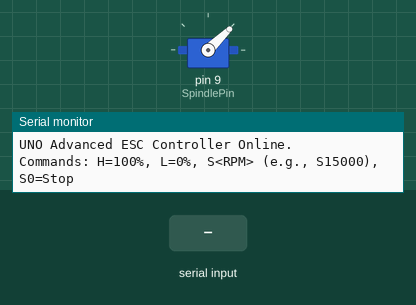
This sketch was run on a simulated Arduino Uno, built with avr-gcc and run on an emulated ATmega328P. Parts: servo, the last lines printed to the serial monitor. The test bench sets the inputs (shaded band).

Above: at 1.2 s.
1.3 s: "h90\n" received over Serial
At 2.4 s:
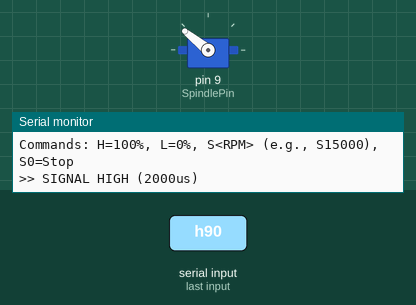
2.8 s: "s90\n" received over Serial
At 3.6 s:
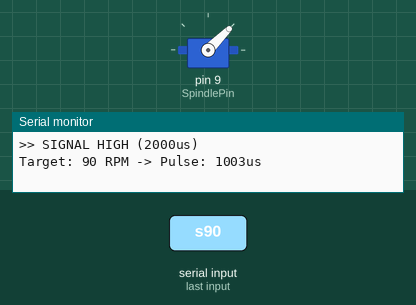
4.3 s: "h,45\n" received over Serial
At 4.6 s:
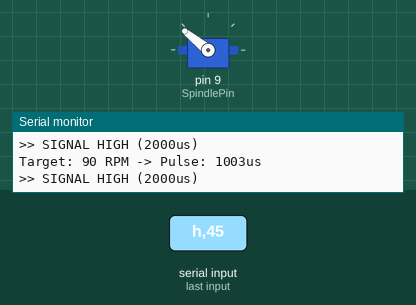
5.8 s: "s,45\n" received over Serial
At 7.1 s:
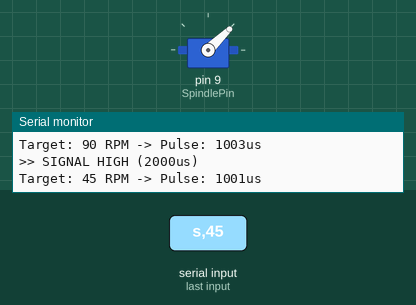
Timing chart, 0 to 8.3 s (numbered marks = the images above; inputs shaded):
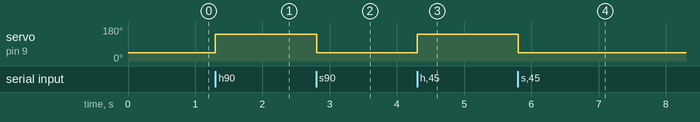

Measured:
- after the input at 1.3 s, servo on pin 9 (SpindlePin): 44° → 141° at once
- after the input at 2.8 s, servo on pin 9 (SpindlePin): 141° → 45° at once
- after the input at 4.3 s, servo on pin 9 (SpindlePin): 45° → 141° at once
- after the input at 5.8 s, servo on pin 9 (SpindlePin): 141° → 44° at once

The sketch:

esc_reprogram.ino
```cpp
#include <Servo.h>

static const int SpindlePin = 9;
static const long MaxRpm = 26400;
static Servo SpindleServo;

void setup() {
    Serial.begin(9600);
    SpindleServo.attach(SpindlePin);

    // Start at safe idle
    SpindleServo.writeMicroseconds(1000);

    Serial.println("UNO Advanced ESC Controller Online.");
    Serial.println("Commands: H=100%, L=0%, S<RPM> (e.g., S15000), S0=Stop");
}

void loop() {
    if (Serial.available() > 0) {
        char firstChar = Serial.peek();

        // Parse speed scaling commands
        if (firstChar == 's' || firstChar == 'S') {
            Serial.read();
            long targetRpm = Serial.parseInt();

            if (targetRpm > MaxRpm) {
                targetRpm = MaxRpm;
            }
            if (targetRpm < 0) {
                targetRpm = 0;
            }

            // Map the RPM dynamically into the 1000us to 2000us range
            int pulseWidth = 1000 + ((targetRpm * 1000) / MaxRpm);
            SpindleServo.writeMicroseconds(pulseWidth);

            Serial.print("Target: ");
            Serial.print(targetRpm);
            Serial.print(" RPM -> Pulse: ");
            Serial.print(pulseWidth);
            Serial.println("us");
        }
        // Fallback to direct navigation inputs
        else {
            char actionChar = Serial.read();
            if (actionChar == 'h' || actionChar == 'H') {
                SpindleServo.writeMicroseconds(2000);
                Serial.println(">> SIGNAL HIGH (2000us)");
            }
            else if (actionChar == 'l' || actionChar == 'L') {
                SpindleServo.writeMicroseconds(1000);
                Serial.println(">> SIGNAL LOW (1000us)");
            }
        }
    }
}
```
